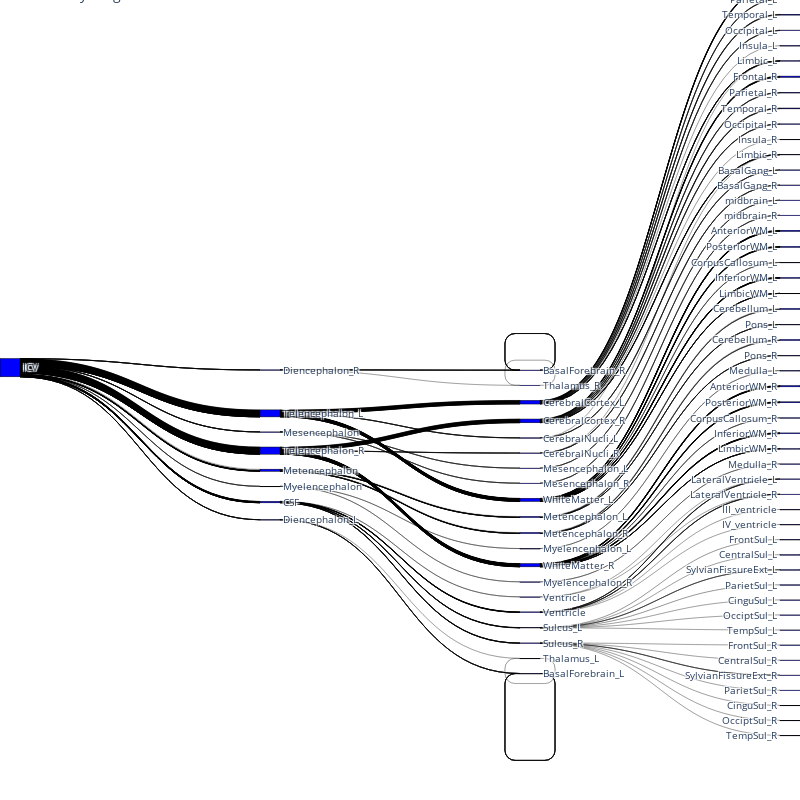

The code cell stored with this chart in its notebook:
### Code cell
import plotly.graph_objects as go


# Assuming subjectData is a pandas DataFrame that contains the columns 'roi', 'volume', 'level4',
# 'level3', 'level2', 'level1', 'icv', and 'comp'

# Create a list for each level including 'icv'
levels = ['icv', 'level1', 'level2','level3']
nodes = {level: list(subjectData[level].unique()) for level in levels}

# Create a list of labels (unique identifiers for each node)
labels = []
for level in levels:
    labels.extend(nodes[level])
labels = list(dict.fromkeys(labels))  # Remove duplicates

# Create a mapping from label to index
label_to_index = {label: i for i, label in enumerate(labels)}

# Initialize lists for sources, targets, and values
sources = []
targets = []
values = []

# Fill the source, target, and value lists based on the hierarchical levels
for i, row in subjectData.iterrows():
    for j in range(len(levels) - 1):
        sources.append(label_to_index[row[levels[j]]])
        targets.append(label_to_index[row[levels[j+1]]])
        # Use the comp value as the weight for the Sankey diagram connection
        values.append(row['comp'])

# Create the Sankey diagram
fig1 = go.Figure(data=[go.Sankey(
    node = dict(
        pad = 15,
        thickness = 20,
        line = dict(color = "black", width = 0.5),
        label = labels,
        color = "blue"
    ),
    link = dict(
        source = sources,
        target = targets,
        value = values
    )
)])

fig1.update_layout(
    title_text="Sankey Diagram",
    font_size=10,
    width=800,
    height=800,
    margin=dict(l=0, r=0, t=0, b=0) # Adjust left, right, top, bottom margins as needed
)

fig1.show()

### Figure 1 — Plotly figure (JSON) as saved in the notebook; plotly's stock layout.template omitted (floating-point values rounded to 4 significant figures; data arrays with more than 128 entries replaced by an {"elided": "..."} marker saying what was removed)
{"data": [{"link": {"source": {"elided": "840 int values"}, "target": {"elided": "840 int values"}, "value": {"elided": "840 float values"}}, "node": {"color": "blue", "label": ["ICV", "Telencephalon_L", "Telencephalon_R", "Diencephalon_L", "Diencephalon_R", "Mesencephalon", "Metencephalon", "Myelencephalon", "CSF", "CerebralCortex_L", "CerebralCortex_R", "CerebralNucli_L", "CerebralNucli_R", "Thalamus_L", "Thalamus_R", "BasalForebrain_L", "BasalForebrain_R", "Mesencephalon_L", "Mesencephalon_R", "Metencephalon_R", "Metencephalon_L", "Myelencephalon_L", "Myelencephalon_R", "WhiteMatter_L", "WhiteMatter_R", "Ventricle", "Sulcus_L", "Sulcus_R", "Ventricle ", "Frontal_L", "Frontal_R", "Parietal_L", "Parietal_R", "Temporal_L", "Temporal_R", "Limbic_L", "Limbic_R", "Occipital_L", "Occipital_R", "Insula_L", "Insula_R", "BasalGang_L", "BasalGang_R", "midbrain_L", "midbrain_R", "Cerebellum_R", "Cerebellum_L", "Pons_L", "Pons_R", "Medulla_L", "Medulla_R", "AnteriorWM_L", "AnteriorWM_R", "PosteriorWM_L", "PosteriorWM_R", "CorpusCallosum_L", "CorpusCallosum_R", "InferiorWM_L", "InferiorWM_R", "LimbicWM_L", "LimbicWM_R", "LateralVentricle_L", "LateralVentricle_R", "III_ventricle", "FrontSul_L", "FrontSul_R", "CentralSul_L", "CentralSul_R", "SylvianFissureExt_L", "SylvianFissureExt_R", "ParietSul_L", "ParietSul_R", "CinguSul_L", "CinguSul_R", "OcciptSul_L", "OcciptSul_R", "TempSul_L", "TempSul_R", "IV_ventricle"], "line": {"color": "black", "width": 0.5}, "pad": 15, "thickness": 20}, "type": "sankey"}], "layout": {"font": {"size": 10}, "height": 800, "margin": {"b": 0, "l": 0, "r": 0, "t": 0}, "title": {"text": "Sankey Diagram"}, "width": 800}}
